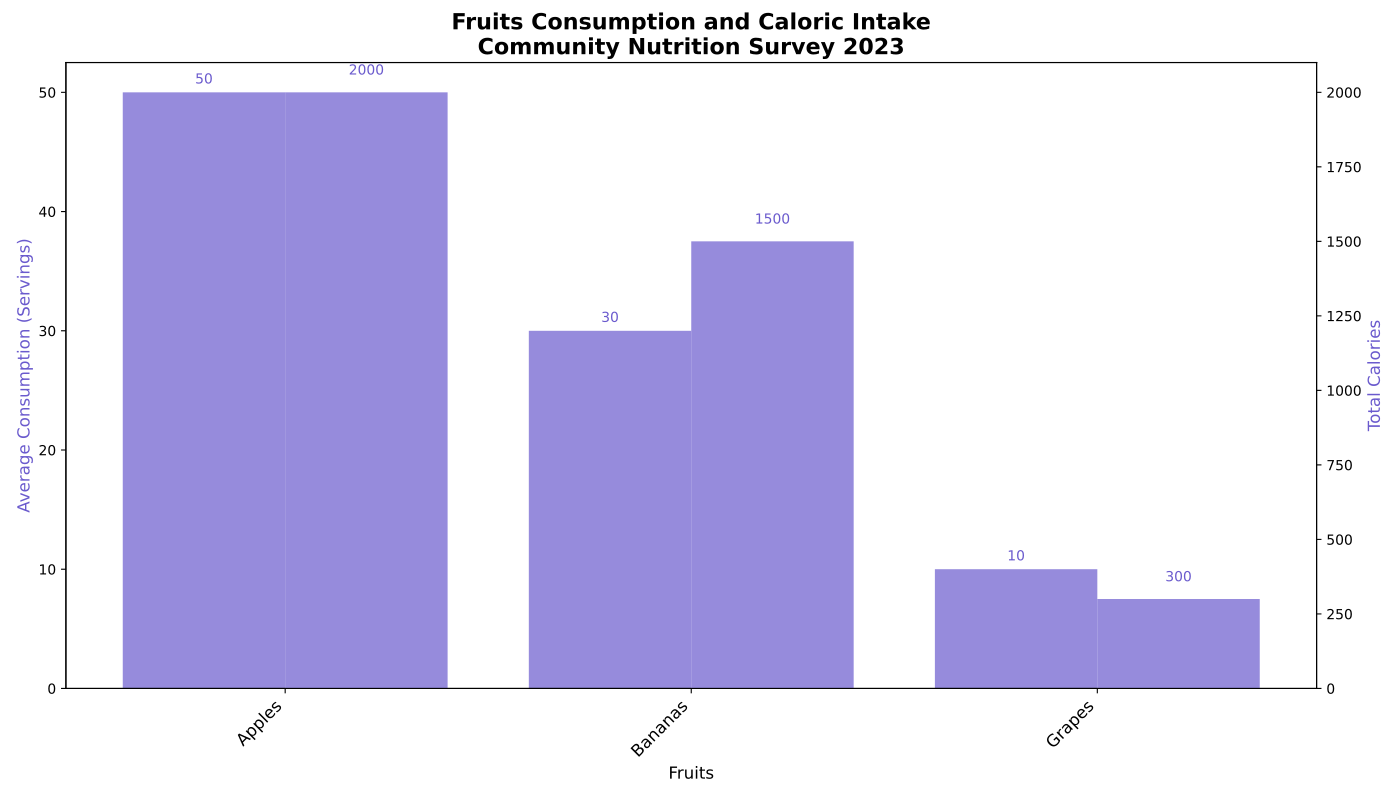

Recreate this plot in Python.
import matplotlib.pyplot as plt
import numpy as np

# Original data
fruits = ['Apples', 'Bananas', 'Grapes']
consumption_data = [50, 30, 10]
calories_data = [2000, 1500, 300]

# Combine data for sorting
combined_data = list(zip(fruits, consumption_data, calories_data))

# Sort the data by consumption_data in descending order
sorted_data = sorted(combined_data, key=lambda x: x[1], reverse=True)

# Unzip the sorted data
fruits_sorted, consumption_sorted, calories_sorted = zip(*sorted_data)

fig, ax1 = plt.subplots(figsize=(14, 8))

x_pos = np.arange(len(fruits_sorted))
bar_width = 0.4

bars1 = ax1.bar(x_pos, consumption_sorted, width=bar_width, color='#6A5ACD', alpha=0.7)

ax2 = ax1.twinx()
bars2 = ax2.bar(x_pos + bar_width, calories_sorted, width=bar_width, color='#6A5ACD', alpha=0.7)

for bar in bars1:
    yval = bar.get_height()
    ax1.text(bar.get_x() + bar.get_width()/2, yval + 0.5, int(yval), ha='center', va='bottom', fontsize=10, color='#6A5ACD')

for bar in bars2:
    yval = bar.get_height()
    ax2.text(bar.get_x() + bar.get_width()/2, yval + 50, int(yval), ha='center', va='bottom', fontsize=10, color='#6A5ACD')

plt.title('Fruits Consumption and Caloric Intake\nCommunity Nutrition Survey 2023', fontsize=16, fontweight='bold')
ax1.set_xlabel('Fruits', fontsize=12)
ax1.set_ylabel('Average Consumption (Servings)', fontsize=12, color='#6A5ACD')
ax2.set_ylabel('Total Calories', fontsize=12, color='#6A5ACD')

ax1.set_xticks(x_pos + bar_width / 2)
ax1.set_xticklabels(fruits_sorted, fontsize=12, rotation=45, ha='right')

plt.tight_layout()
plt.show()
